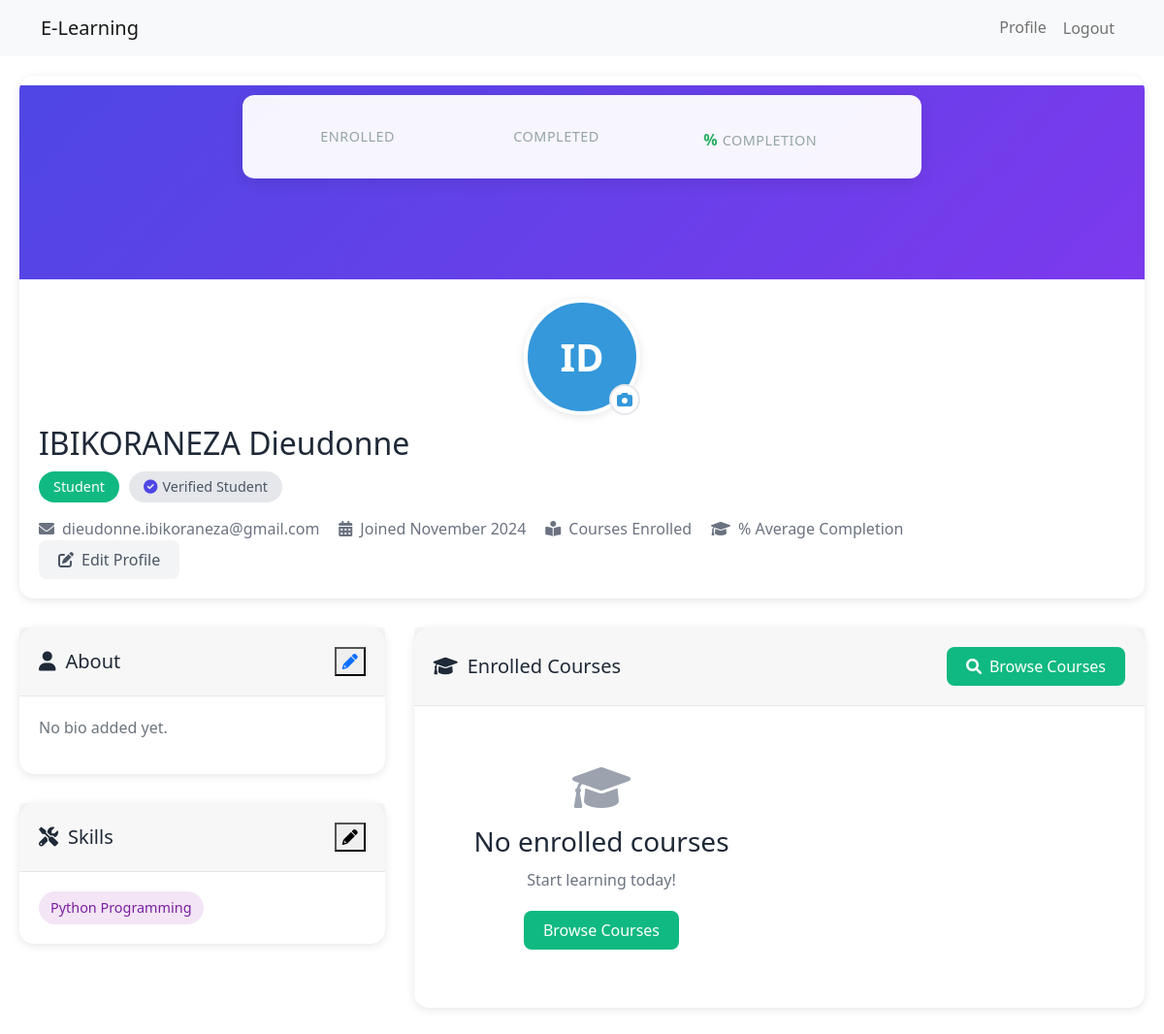
The app's page /users/profile/3/ (signed in) with its own data.
### users/models.py (models this page shows, shortened)
class CustomUser(AbstractUser):
    ROLE_CHOICES = [
        ('student', 'Student'),
        ('instructor', 'Instructor'),
    ]
    role = models.CharField(max_length=10, choices=ROLE_CHOICES, default='student')
    is_instructor = models.BooleanField(default=False)
    is_student = models.BooleanField(default=True)

class Skill(models.Model):
    name = models.CharField(max_length=100)
    def __str__(self):
        return self.name

### users/views.py (the view)
# urls.py: path('profile/<int:user_id>/', views.profile_view, name='profile'),
@login_required
def profile_view(request, user_id):
    profile_user = get_object_or_404(User, id=user_id)
    is_owner = request.user == profile_user
    is_instructor = profile_user.role == 'instructor'
    context = {
        'profile_user': profile_user,
        'is_owner': is_owner,
        'is_instructor': is_instructor,
    }
    if is_owner:
        if is_instructor:
            context['expertise_form'] = InstructorProfileForm(instance=profile_user.profile)
        else:
            context['skills_form'] = StudentProfileForm(instance=profile_user.profile)
    return render(request, 'users/profile.html', context)

### templates/users/profile.html (shortened to what this page needs)
{% extends "base.html" %} {% load static %} {% block extra_css %}
<link rel="stylesheet" href="{% static 'css/profile.css' %}" />
{% endblock %} {% block content %}
<div class="profile-wrapper">
  <div class="profile-header-card">
    <div class="cover-photo">
      <div class="profile-stats">
        {% if is_instructor %}
        <div class="stat-item">
          <span class="stat-value">{{ total_courses }}</span>
          <span class="stat-label">Courses Created</span>
        </div>
        <div class="stat-item">
          <span class="stat-value">{{ total_students }}</span>
          <span class="stat-label">Total Students</span>
        </div>
        <div class="stat-item">
          <span class="stat-value">{{ average_rating|default:"0.0" }}</span>
          <span class="stat-label">Avg Rating</span>
        </div>
        {% else %}
        <div class="stat-item">
          <span class="stat-label">Enrolled</span>
        </div>
        <div class="stat-item">
          <span class="stat-label">Completed</span>
        </div>
        <div class="stat-item">
          <span class="stat-value">{{ completion_rate }}</span>
          <span class="stat-label">Completion</span>
        </div>
        {% endif %}
      </div>
    </div>
    <div class="profile-main">
      <div class="profile-avatar-wrapper">
        <div class="profile-avatar-placeholder">
          {{ profile_user.first_name|first|upper}}{{profile_user.last_name|first|upper }}
        </div>
        {% if is_owner %}
        <a href="{% url 'users:edit_profile' %}" class="edit-avatar-btn">
          <i class="fas fa-camera"></i>
        </a>
        {% endif %}
      </div>
      <div class="profile-info">
        <h1 class="profile-name">{{ profile_user.get_full_name }}</h1>
        <div class="profile-badges">
          {% if is_instructor %}
          <span class="badge-role instructor">Instructor</span>
          <span class="badge-verified">
            <i class="fas fa-check-circle"></i> Certified Instructor
          </span>
          {% else %}
          <span class="badge-role student">Student</span>
          <span class="badge-verified">
            <i class="fas fa-check-circle"></i> Verified Student
          </span>
          {% endif %}
        </div>
        <div class="profile-meta">
          <div class="meta-item">
            <i class="fas fa-envelope"></i>
            <span>{{ profile_user.email }}</span>
          </div>
          <div class="meta-item">
            <i class="fas fa-calendar-alt"></i>
            <span>Joined {{ profile_user.date_joined|date:"F Y" }}</span>
          </div>
          {% if profile_user.is_instructor %}
          <div class="meta-item">
            <i class="fas fa-chalkboard-teacher"></i>
            <span>{{ total_courses }} Courses Created</span>
          </div>
          <div class="meta-item">
            <i class="fas fa-users"></i>
            <span>{{ total_students }} Total Students</span>
          </div>
          {% else %}
          <div class="meta-item">
            <i class="fas fa-book-reader"></i>
            <span>{{ enrolled_courses.count }} Courses Enrolled</span>
          </div>
          <div class="meta-item">
            <i class="fas fa-graduation-cap"></i>
            <span>{{ completion_rate }}% Average Completion</span>
          </div>
          {% endif %}
        </div>
      </div>
      {% if is_owner %}
      <div class="profile-actions">
        <a href="{% url 'users:edit_profile' %}" class="btn-edit pulse">
          <i class="fas fa-edit"></i>
          Edit Profile
        </a>
      </div>
      {% endif %}
    </div>
  </div>
  <div class="profile-content">
    <div class="content-grid">
      <div class="left-column">
        <div class="profile-card about-card">
          <div class="card-header">
            <h2><i class="fas fa-user"></i> About</h2>
            {% if is_owner %}
            <button class="btn-icon edit-bio-btn">
              <a href="{% url 'users:edit_profile' %}"
                ><i class="fas fa-pencil-alt"></i
              ></a>
            </button>
            {% endif %}
          </div>
          <div class="card-body">
            {% if profile_user.profile.bio %}
            <p class="bio-text">{{ profile_user.profile.bio }}</p>
            {% else %}
            <p class="text-muted">No bio added yet.</p>
            {% endif %}
          </div>
        </div>
        {% if is_instructor %}
        <div class="profile-card expertise-card">
          <div class="card-header">
            <h2><i class="fas fa-star"></i> Areas of Expertise</h2>
            {% if is_owner %}
            <button class="btn-icon edit-expertise-btn" data-bs-toggle="modal" data-bs-target="#expertiseModal">
              <i class="fas fa-pencil-alt"></i>
            </button>
            {% endif %}
          </div>
          <div class="card-body">
            {% if profile_user.profile.expertise.all %}
            <div class="expertise-tags">
              {% for expertise in profile_user.profile.expertise.all %}
              <span class="expertise-tag">{{ expertise.name }}</span>
              {% endfor %}
            </div>
            {% else %}
            <p class="text-muted">No expertise added yet.</p>
            {% endif %}
          </div>
        </div>
        {% else %}
        <div class="profile-card skills-card">
          <div class="card-header">
            <h2><i class="fas fa-tools"></i> Skills</h2>
            {% if is_owner %}
            <button class="btn-icon edit-skills-btn" data-bs-toggle="modal" data-bs-target="#skillsModal">
              <i class="fas fa-pencil-alt"></i>
            </button>
            {% endif %}
          </div>
          <div class="card-body">
            {% if profile_user.profile.skills.all %}
            <div class="skills-tags">
              {% for skill in profile_user.profile.skills.all %}
              <span class="skill-tag">{{ skill.name }}</span>
              {% endfor %}
            </div>
            {% else %}
            <p class="text-muted">No skills added yet.</p>
            {% endif %}
          </div>
        </div>
        {% endif %}
      </div>
      <div class="right-column">
        {% if is_instructor %}
        <div class="profile-card courses-card">
          <div class="card-header">
            <h2><i class="fas fa-chalkboard-teacher"></i> My Courses</h2>
            {% if is_owner %}
            <a href="{% url 'courses:create' %}" class="btn-create">
              <i class="fas fa-plus"></i> Create Course
            </a>
            {% endif %}
          </div>
          <div class="card-body">
            <div class="courses-grid">
              {% if instructor_courses %} {% for course in instructor_courses %}
              <div class="course-card">
                <div class="course-image">
                  {% if course.image %}
                  <img src="{{ course.image.url }}" alt="{{ course.title }}" />
                  {% else %}
                  <div class="course-placeholder">
                    <i class="fas fa-book"></i>
                  </div>
                  {% endif %}
                </div>
                <div class="course-content">
                  <h3>{{ course.title }}</h3>
                  <p>{{ course.description|truncatewords:15 }}</p>
                  <div class="course-meta">
                    <span
                      ><i class="fas fa-users"></i>
                      {{course.enrolled_students.count }} Students</span
                    >
                    <span
                      ><i class="fas fa-star"></i>
                      {{course.average_rating|default:"New" }}</span
                    >
                  </div>
                </div>
              </div>
              {% endfor %} {% else %}
              <div class="empty-state">
                <i class="fas fa-chalkboard"></i>
                <h3>No courses created yet</h3>
                {% if is_owner %}
                <p>Start your teaching journey today!</p>
                <a href="{% url 'courses:create' %}" class="btn-create"
                  >Create First Course</a
                >
                {% endif %}
              </div>
              {% endif %}
            </div>
          </div>
        </div>
        {% else %}
        <div class="profile-card courses-card">
          <div class="card-header">
            <h2><i class="fas fa-graduation-cap"></i> Enrolled Courses</h2>
            {% if is_owner %}
            <a href="{% url 'courses:list' %}" class="btn-browse">
              <i class="fas fa-search"></i> Browse Courses
            </a>
            {% endif %}
          </div>
          <div class="card-body">
            <div class="courses-grid">
              {% if enrolled_courses %} {% for enrollment in enrolled_courses %}
              <div class="course-card">
                <div class="course-image">
                  {% if enrollment.course.image %}
                  <img
                    src="{{ enrollment.course.image.url }}"
                    alt="{{ enrollment.course.title }}"
                  />
                  {% else %}
                  <div class="course-placeholder">
                    <i class="fas fa-book"></i>
                  </div>
                  {% endif %}
                  <div class="course-progress">
                    <div
                      class="progress-bar"
                      style="width: {{ enrollment.progress }}%"
                    ></div>
                  </div>
                </div>
                <div class="course-content">
                  <h3>{{ enrollment.course.title }}</h3>
                  <p>{{ enrollment.course.description|truncatewords:15 }}</p>
                  <div class="course-meta">
                    <span class="progress-text"
                      >{{ enrollment.progress }}% Complete</span
                    >
                    {% if enrollment.completed %}
                    <span class="badge-completed">
                      <i class="fas fa-check-circle"></i> Completed
                    </span>
                    {% endif %}
                  </div>
                </div>
              </div>
              {% endfor %} {% else %}
              <div class="empty-state">
                <i class="fas fa-graduation-cap"></i>
                <h3>No enrolled courses</h3>
                {% if is_owner %}
                <p>Start learning today!</p>
                <a href="{% url 'courses:list' %}" class="btn-browse"
                  >Browse Courses</a
                >
                {% endif %}
              </div>
              {% endif %}
            </div>
          </div>
        </div>
        {% endif %}
      </div>
    </div>
  </div>
</div>
{% endblock %}

### static/css/profile.css (style rules this page uses)
.profile-wrapper { max-width: 1200px; margin: 20px auto; padding: 0 20px; }
.profile-header-card { background: white; border-radius: 15px; box-shadow: 0 2px 10px rgba(0, 0, 0, 0.1); overflow: hidden; margin-bottom: 30px; }
.cover-photo { height: 200px; background: linear-gradient(135deg, #4f46e5, #7c3aed); position: relative; }
.profile-avatar-wrapper { position: relative; width: 120px; height: 120px; margin: 0 auto; }
.profile-avatar, .profile-avatar-placeholder { width: 100%; height: 100%; border-radius: 50%; border: 4px solid white; box-shadow: 0 2px 10px rgba(0, 0, 0, 0.1); }
.profile-avatar-placeholder { background: #3498db; color: white; display: flex; align-items: center; justify-content: center; font-size: 2.5rem; font-weight: bold; }
.edit-avatar-btn { position: absolute; bottom: 0; right: 0; width: 32px; height: 32px; border-radius: 50%; background: white; display: flex; align-items: center; justify-content: center; border: 2px solid #e5e7eb; color: #3498db; text-decoration: none; }
.profile-main { position: relative; padding: 20px; }
.profile-name { font-size: 2em; margin: 10px 0; color: #1f2937; }
.profile-badges { display: flex; gap: 10px; margin-bottom: 15px; }
.badge-role { padding: 5px 15px; border-radius: 20px; font-size: 0.9em; font-weight: 500; }
.badge-role.student { background: #10b981; color: white; }
.badge-verified { display: flex; align-items: center; gap: 5px; padding: 5px 15px; border-radius: 20px; background: #e5e7eb; color: #4b5563; font-size: 0.9em; }
.badge-verified i { color: #4f46e5; }
.profile-meta { display: flex; gap: 20px; margin-top: 15px; }
.meta-item { display: flex; align-items: center; gap: 8px; color: #6b7280; }
.content-grid { display: grid; grid-template-columns: 1fr 2fr; gap: 30px; }
.profile-card { background: white; border-radius: 15px; box-shadow: 0 2px 10px rgba(0, 0, 0, 0.1); margin-bottom: 30px; }
.card-header { padding: 20px; border-bottom: 1px solid #e5e7eb; display: flex; justify-content: space-between; align-items: center; }
.card-header h2 { font-size: 1.25em; color: #1f2937; margin: 0; display: flex; align-items: center; gap: 10px; }
.card-body { padding: 20px; }
.courses-grid { display: grid; grid-template-columns: repeat(auto-fill, minmax(250px, 1fr)); gap: 20px; }
.btn-edit, .btn-create, .btn-browse { display: inline-flex; align-items: center; gap: 8px; padding: 8px 20px; border-radius: 8px; font-weight: 500; transition: all 0.3s ease; text-decoration: none; }
.btn-edit { background: #f3f4f6; color: #4b5563; }
.btn-browse { background: #10b981; color: white; }
.empty-state { text-align: center; padding: 40px 20px; }
.empty-state i { font-size: 3em; color: #9ca3af; margin-bottom: 15px; }
.empty-state h3 { margin: 0 0 10px 0; color: #1f2937; }
.empty-state p { margin: 0 0 20px 0; color: #6b7280; }
.profile-stats { display: flex; justify-content: center; align-items: center; gap: 4rem; padding: 1.5rem 2rem; background: rgba(255, 255, 255, 0.95); border-radius: 12px; box-shadow: 0 4px 15px rgba(0, 0, 0, 0.1); margin: 10px auto 20px auto; max-width: 700px; position: relative; top: 10px; }
.stat-item { display: flex; align-items: baseline; gap: 5px; }
.stat-value { font-size: 1.8rem; font-weight: 700; color: #2c3e50; transform: translateY(4px); }
.stat-item:last-child .stat-value { font-size: 1.6rem; color: #27ae60; transform: translateY(0px); }
.stat-item:last-child .stat-value::after { content: "%"; font-size: 1rem; margin-left: 2px; color: #27ae60; }
.stat-label { font-size: 0.9rem; color: #95a5a6; font-weight: 500; text-transform: uppercase; letter-spacing: 0.5px; width: 130px; }

### templates/users/profile.html (style rules this page uses)
.expertise-tags, .skills-tags { display: flex; flex-wrap: wrap; gap: 8px; }
.expertise-tag, .skill-tag { background-color: #e9ecef; padding: 6px 12px; border-radius: 20px; font-size: 0.9rem; color: #495057; }
.skill-tag { background-color: #f3e5f5; color: #7b1fa2; }

### records on screen
CustomUser: first_name|first "I", last_name|first "D", get_full_name "IBIKORANEZA Dieudonne", email "dieudonne.ibikoraneza@gmail.com", date_joined "November 2024"
Skill: name "Python Programming"
